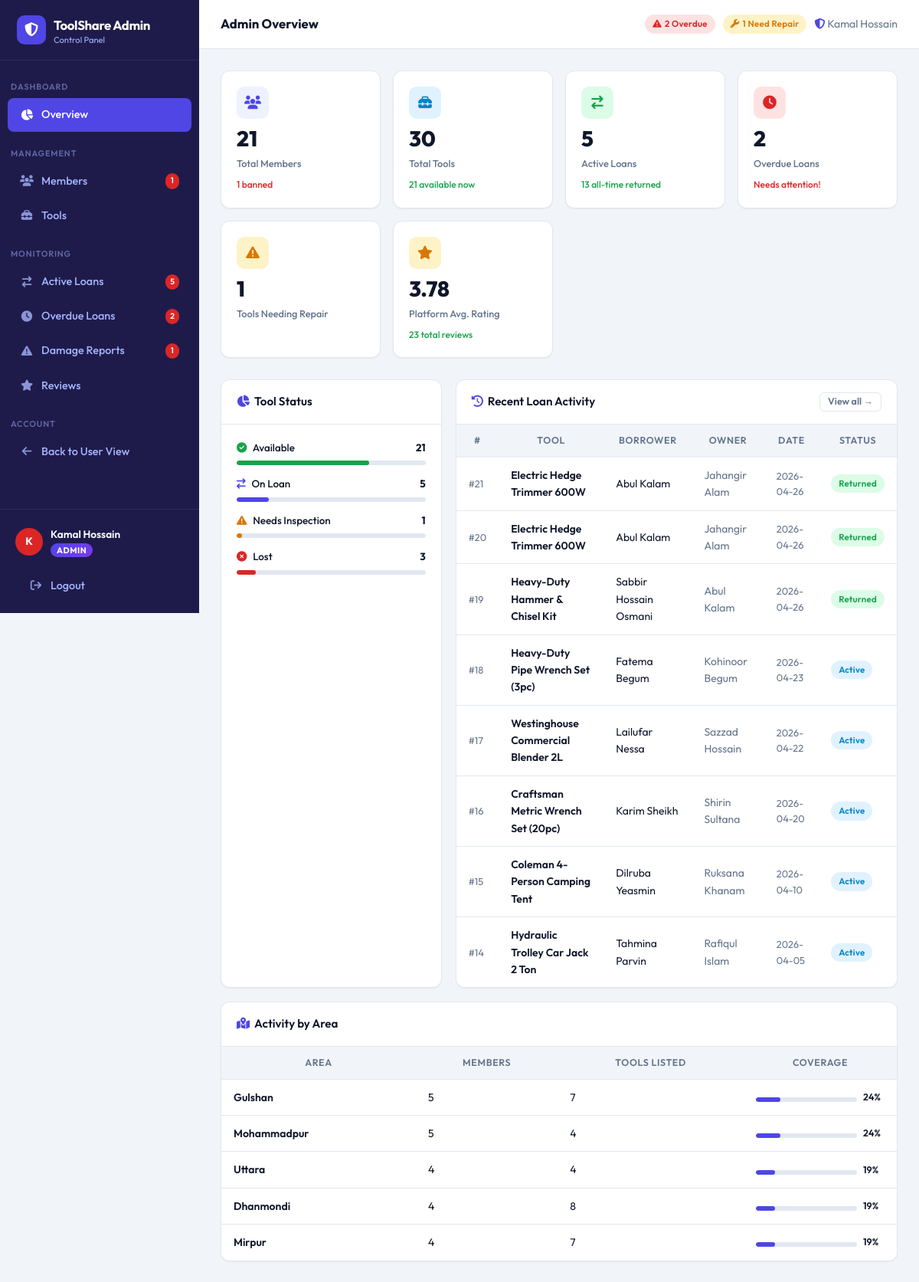
Page /admin_dashboard.php (signed in) on the committed database.
### tables this page shows
CREATE TABLE `loan_record` (
  `loan_id` int(11) NOT NULL AUTO_INCREMENT,
  `tool_id` int(11) NOT NULL,
  `borrower_id` int(11) NOT NULL,
  `req_id` int(11) DEFAULT NULL,
  `loan_date` date NOT NULL DEFAULT (curdate()),
  `expected_return` date NOT NULL,
  `status` enum('Active','Returned','Overdue','Lost') DEFAULT 'Active',
  PRIMARY KEY (`loan_id`),
  CONSTRAINT `loan_record_ibfk_1` FOREIGN KEY (`tool_id`) REFERENCES `tool` (`tool_id`),
  CONSTRAINT `loan_record_ibfk_2` FOREIGN KEY (`borrower_id`) REFERENCES `member` (`member_id`),
  CONSTRAINT `loan_record_ibfk_3` FOREIGN KEY (`req_id`) REFERENCES `borrow_request` (`req_id`)
);

CREATE TABLE `tool` (
  `tool_id` int(11) NOT NULL AUTO_INCREMENT,
  `owner_id` int(11) NOT NULL,
  `category_id` int(11) NOT NULL,
  `name` varchar(200) NOT NULL,
  `condition` enum('New','Good','Fair','Needs Inspection') DEFAULT 'Good',
  `status` enum('Available','On Loan','Needs Inspection','Lost') DEFAULT 'Available',
  `description` text DEFAULT NULL,
  `created_at` datetime DEFAULT current_timestamp(),
  PRIMARY KEY (`tool_id`),
  CONSTRAINT `tool_ibfk_1` FOREIGN KEY (`owner_id`) REFERENCES `member` (`member_id`),
  CONSTRAINT `tool_ibfk_2` FOREIGN KEY (`category_id`) REFERENCES `category` (`category_id`)
);

CREATE TABLE `member` (
  `member_id` int(11) NOT NULL AUTO_INCREMENT,
  `name` varchar(150) NOT NULL,
  `email` varchar(150) NOT NULL,
  `phone` varchar(20) DEFAULT NULL,
  `password` varchar(255) NOT NULL,
  `area_id` int(11) NOT NULL,
  `avg_rating` decimal(3,2) DEFAULT 0.00,
  `total_loans` int(11) DEFAULT 0,
  `is_banned` tinyint(1) NOT NULL DEFAULT 0,
  `profile_bio` text DEFAULT NULL,
  `role` enum('Admin','Member') DEFAULT 'Member',
  `created_at` datetime DEFAULT current_timestamp(),
  PRIMARY KEY (`member_id`),
  UNIQUE KEY `email` (`email`),
  CONSTRAINT `member_ibfk_1` FOREIGN KEY (`area_id`) REFERENCES `area` (`area_id`)
);

### admin_dashboard.php (the view, shortened to what the rows shown need)
    <?php
    require_once 'db.php';
    $section = $_GET['section'] ?? 'overview';
    ?>
    <!DOCTYPE html>
    <html lang="en">
    <head>
        <link rel="stylesheet" href="assets/style.css">
        <link rel="stylesheet" href="https://cdnjs.cloudflare.com/ajax/libs/font-awesome/6.5.0/css/all.min.css">
    </head>
    <body>
        <div class="layout">
            <div class="main">
                <div class="page-content fade-in">
                    <?php if ($section === 'overview'): ?>
                        <?php
                        $recent_activity = fetchAll("
    SELECT lr.loan_id, lr.loan_date, lr.status,
           t.name AS tool, m.name AS borrower,
           own.name AS owner
    FROM Loan_Record lr
    JOIN Tool t   ON lr.tool_id=t.tool_id
    JOIN Member m  ON lr.borrower_id=m.member_id
    JOIN Member own ON t.owner_id=own.member_id
    ORDER BY lr.loan_id DESC LIMIT 8
");
                        ?>
                        <div style="display:grid;grid-template-columns:1fr 2fr;gap:18px;margin-bottom:18px;">
                            <div class="card">
                                <div class="table-wrap" style="border:none;border-radius:0;">
                                    <table>
                                        <thead>
                                            <tr>
                                                <th>#</th>
                                                <th>Tool</th>
                                                <th>Borrower</th>
                                                <th>Owner</th>
                                                <th>Date</th>
                                                <th>Status</th>
                                            </tr>
                                        </thead>
                                        <tbody>
                                            <?php foreach ($recent_activity as $ra): ?>
                                                <tr>
                                                    <td style="color:var(--text-muted);font-size:.8rem;">#<?= $ra['loan_id'] ?></td>
                                                    <td style="font-weight:600;"><?= htmlspecialchars($ra['tool']) ?></td>
                                                    <td><?= htmlspecialchars($ra['borrower']) ?></td>
                                                    <td style="color:var(--text-muted);"><?= htmlspecialchars($ra['owner']) ?></td>
                                                    <td style="font-size:.8rem;color:var(--text-muted);"><?= $ra['loan_date'] ?></td>
                                                    <td><?= badge($ra['status']) ?></td>
                                                </tr>
                                            <?php endforeach; ?>
                                        </tbody>
                                    </table>
                                </div>
                            </div>
                        </div>
                        <div class="card">
                            <div class="table-wrap" style="border:none;border-radius:0;">
                                <table>
                                    <thead>
                                        <tr>
                                            <th>Area</th>
                                            <th>Members</th>
                                            <th>Tools Listed</th>
                                            <th>Coverage</th>
                                        </tr>
                                    </thead>
                                </table>
                            </div>
                        </div>
                    <?php endif; ?>
                </div>
            </div>
        </div>
    </body>
    </html>

### db.php (shortened to what the rows shown need)
<?php
$conn = mysqli_connect(DB_HOST, DB_USER, DB_PASS, DB_NAME);
mysqli_set_charset($conn, 'utf8mb4');
function q($sql)
{
    global $conn;
    $r = mysqli_query($conn, $sql);
    return $r;
}
function fetchAll($sql)
{
    $result = q($sql);
    $rows = [];
    while ($row = mysqli_fetch_assoc($result)) $rows[] = $row;
    return $rows;
}
function badge($status)
{
    $map = [
        'Available'        => 'badge-success',
        'On Loan'          => 'badge-primary',
        'Needs Inspection' => 'badge-warning',
        'Lost'             => 'badge-danger',
        'Active'           => 'badge-info',
        'Returned'         => 'badge-success',
        'Overdue'          => 'badge-danger',
        'Pending'          => 'badge-warning',
        'Approved'         => 'badge-success',
        'Rejected'         => 'badge-danger',
        'Cancelled'        => 'badge-muted',
        'New'              => 'badge-info',
        'Good'             => 'badge-success',
        'Fair'             => 'badge-warning',
        'Damaged'          => 'badge-danger',
        'Minor'            => 'badge-warning',
        'Moderate'         => 'badge-orange',
        'Severe'           => 'badge-danger',
    ];
    $cls = $map[$status] ?? 'badge-muted';
    return "<span class='badge {$cls}'>" . htmlspecialchars($status) . "</span>";
}

### rows in the picture
loan_record: loan_id "21", tool.name "Electric Hedge Trimmer 600W", borrower.name "Abul Kalam", member.name "Jahangir Alam", loan_date "2026-04-26", status "Returned"
loan_record: loan_id "20", tool.name "Electric Hedge Trimmer 600W", borrower.name "Abul Kalam", member.name "Jahangir Alam", loan_date "2026-04-26", status "Returned"
loan_record: loan_id "19", tool.name "Heavy-Duty Hammer & Chisel Kit", borrower.name "Sabbir Hossain Osmani", member.name "Abul Kalam", loan_date "2026-04-26", status "Returned"
loan_record: loan_id "18", tool.name "Heavy-Duty Pipe Wrench Set (3pc)", borrower.name "Fatema Begum", member.name "Kohinoor Begum", loan_date "2026-04-23", status "Active"
loan_record: loan_id "17", tool.name "Westinghouse Commercial Blender 2L", borrower.name "Lailufar Nessa", member.name "Sazzad Hossain", loan_date "2026-04-22", status "Active"
loan_record: loan_id "16", tool.name "Craftsman Metric Wrench Set (20pc)", borrower.name "Karim Sheikh", member.name "Shirin Sultana", loan_date "2026-04-20", status "Active"
loan_record: loan_id "15", tool.name "Coleman 4-Person Camping Tent", borrower.name "Dilruba Yeasmin", member.name "Ruksana Khanam", loan_date "2026-04-10", status "Active"
loan_record: loan_id "14", tool.name "Hydraulic Trolley Car Jack 2 Ton", borrower.name "Tahmina Parvin", member.name "Rafiqul Islam", loan_date "2026-04-05", status "Active"

### other values in the picture
$stat_banned "1"
$stat_loans "5"
$stat_overdue "2"
$stat_damage "1"
substr($_SESSION['name'], 0, 1) "K"
$_SESSION['name'] "Kamal Hossain"
$pageTitle "Admin Overview"
$stat_members "21"
$stat_tools "30"
$stat_available "21"
$stat_returned "13"
$platform_rating "3.78"
$stat_reviews "23"
$s['label'] "Available"
$s['count'] "21"
